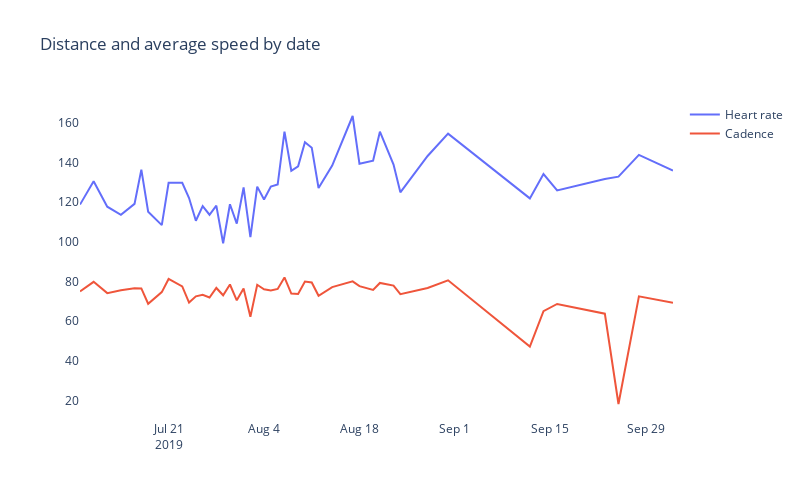

Notebook source saved alongside this figure:
### Markdown cell above
**Brief Summary**

From this chart, we can see that the heart rate of Mr. Brooks' heart rate had been changing along with the change of cadences. However, there's really nothing more the chart can talk about.

### Code cell
trace1 = go.Scatter(
    x = df_resample.heart_rate.index,
    y = df_resample.heart_rate,
    name="Heart rate"
)

trace2 = go.Scatter(
    x=df_resample.cadence.index,
    y=df_resample.cadence,
    name="Cadence"
)


# layout = go.Layout(dict(title='Distance by date', xaxis=dict(title='Date'),yaxis=dict(title='Distance')))
fig=go.Figure()
fig.add_trace(trace1)
fig.add_trace(trace2)
fig.update_layout(
    height=500, width=800,
    title_text = "Distance and average speed by date",
    plot_bgcolor='white'
)
fig.show()
